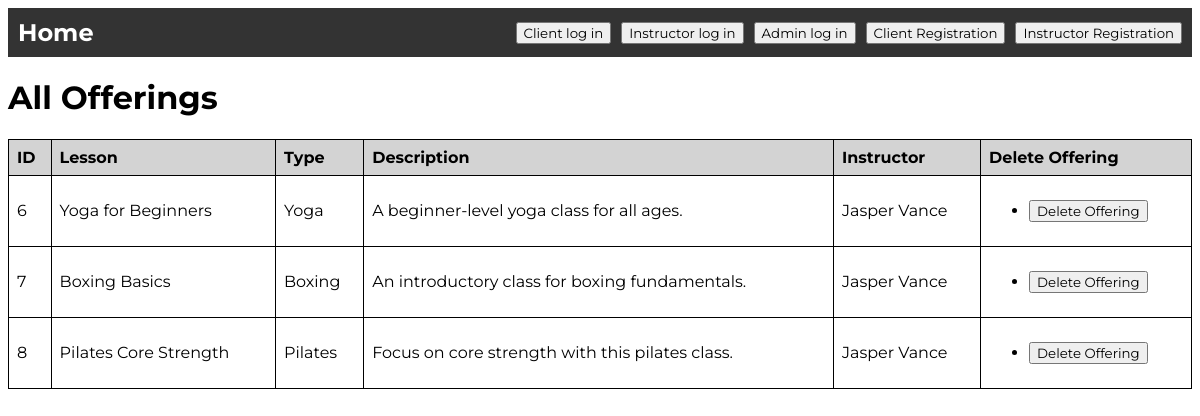
Page /admin_account on the earlier database version.
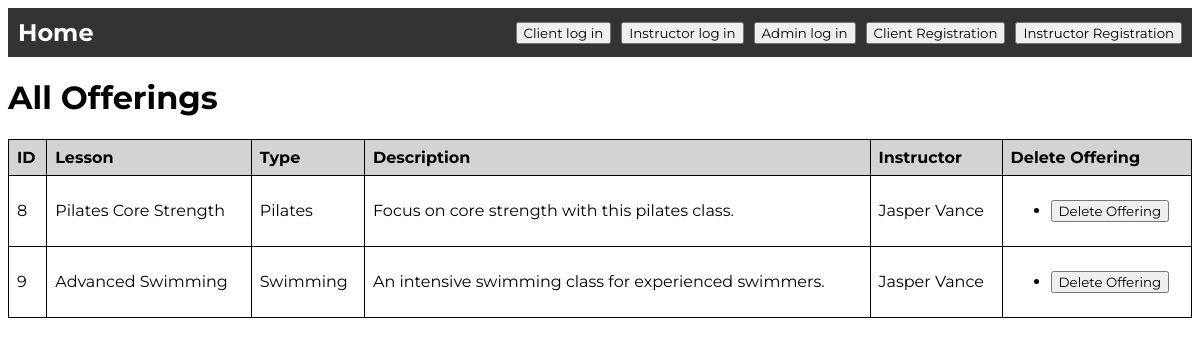
Same page on the later database version.
### models/models.py (models this page shows, shortened)
class Offering(db.Model):
    __tablename__ = 'offerings'
    offering_id = db.Column(db.Integer, primary_key=True, autoincrement=True)
    lesson_id = db.Column(
        db.Integer,
        db.ForeignKey('lessons.lesson_id', name='fk_lesson_id'),
        nullable=False
    )
    instructor_id = db.Column(
        db.Integer,
        db.ForeignKey('instructors.instructor_id', name='fk_instructor_id'),
        nullable=False
    )
    shedule_id = db.Column(
        db.Integer,
        db.ForeignKey('schedules.schedule_id', name='fk_schedule_id'),
        nullable=True
    )
    instructor = db.relationship('Instructor', backref=db.backref('offerings', lazy=True))
    schedule = db.relationship('Schedule', backref=db.backref('offerings', lazy=True))

class Lesson(db.Model):
    __tablename__ = 'lessons'
    lesson_id = db.Column(db.Integer, primary_key=True, autoincrement=True)
    name = db.Column(db.String(100), nullable=False, unique=True)
    lesson_type = db.Column(db.String(50), nullable=False)
    description = db.Column(db.String(255), nullable=False)
    capacity = db.Column(db.Integer, nullable=False)
    offerings = db.relationship('Offering', backref='lesson', lazy=True)
    lesson_time_slots = db.relationship('TimeSlot', back_populates='lesson', lazy=True)
    is_available = db.Column(db.Boolean, default=True)
    location_id = db.Column(db.Integer, db.ForeignKey('locations.location_id', name='fk_location_id'), nullable=True)
    location = db.relationship('Location', backref=db.backref('lessons', lazy=True))

class Instructor(db.Model):
    __tablename__ = 'instructors'
    instructor_id = db.Column(db.Integer, primary_key=True, autoincrement=True)
    name = db.Column(db.Text, nullable=False)
    age = db.Column(db.Integer, nullable=False)
    username = db.Column(db.String(128), unique=True, nullable=False)
    specialization = db.Column(db.String(128))
    phone = db.Column(db.String(128), nullable=False)
    password_hash = db.Column(db.String(128), nullable=False)

### main.py (the view)
@app.route('/admin_account')
def admin_account():
    offered_classes = Offering.query.options(joinedload(Offering.instructor)).all()
    return render_template('admin_account.html', offered_classes=offered_classes)

### templates/admin_account.html (shortened to what this page needs)
{% include 'header.html' %}
<h1>All Offerings</h1>
<table>
    <thead>
        <tr>
            <th>ID</th>
            <th>Lesson</th>
            <th>Type</th>
            <th>Description</th>
            <th>Instructor</th>
            <th>Delete Offering</th>
        </tr>
    </thead>
    <tbody>
        {% for offering in offered_classes %}
        <tr>
            <td>{{ offering.offering_id }}</td>
            <td>{{ offering.lesson.name }}</td>
            <td>{{ offering.lesson.lesson_type }}</td>
            <td>{{ offering.lesson.description }}</td>
            <td>{{ offering.instructor.name }}</td>
            <td>
                <ul>
                    <li>
                        <form action="{{ url_for('delete_offering') }}" method="post" style="display:inline;">
                            <button type="submit">Delete Offering</button>
                        </form>
                    </li>
                </ul>
            </td>
        </tr>
        {% endfor %}
    </tbody>
</table>
</body>
</html>

Differences in the rows shown:
removed Offering: offering_id "6", lesson.name "Yoga for Beginners", lesson.lesson_type "Yoga", lesson.description "A beginner-level yoga class for all ages.", instructor.name "Jasper Vance"
removed Offering: offering_id "7", lesson.name "Boxing Basics", lesson.lesson_type "Boxing", lesson.description "An introductory class for boxing fundamentals.", instructor.name "Jasper Vance"
added Offering: offering_id "9", lesson.name "Advanced Swimming", lesson.lesson_type "Swimming", lesson.description "An intensive swimming class for experienced swimmers.", instructor.name "Jasper Vance"
